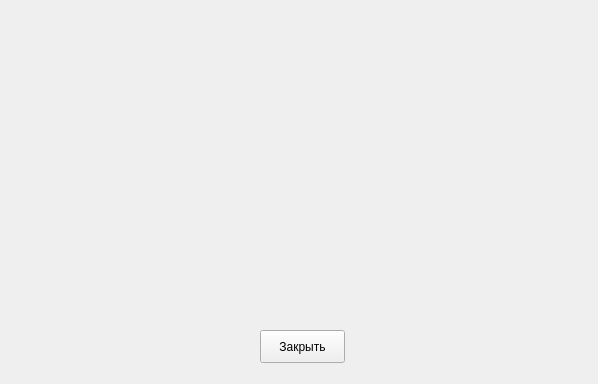
<?xml version="1.0" encoding="UTF-8"?>
<ui version="4.0">
 <class>preferNastr</class>
 <widget class="QWidget" name="preferNastr">
  <property name="geometry">
   <rect>
    <x>0</x>
    <y>0</y>
    <width>598</width>
    <height>384</height>
   </rect>
  </property>
  <property name="windowTitle">
   <string>Настройки</string>
  </property>
  <property name="windowIcon">
   <iconset resource="img.qrc">
    <normaloff>:/new/prefix1/img/IM_24_blue.png</normaloff>:/new/prefix1/img/IM_24_blue.png</iconset>
  </property>
  <widget class="QPushButton" name="pushButton">
   <property name="geometry">
    <rect>
     <x>260</x>
     <y>330</y>
     <width>85</width>
     <height>33</height>
    </rect>
   </property>
   <property name="sizePolicy">
    <sizepolicy hsizetype="Fixed" vsizetype="Fixed">
     <horstretch>0</horstretch>
     <verstretch>0</verstretch>
    </sizepolicy>
   </property>
   <property name="focusPolicy">
    <enum>Qt::NoFocus</enum>
   </property>
   <property name="text">
    <string>Закрыть</string>
   </property>
  </widget>
 </widget>
 <resources>
  <include location="img.qrc"/>
 </resources>
 <connections/>
</ui>
